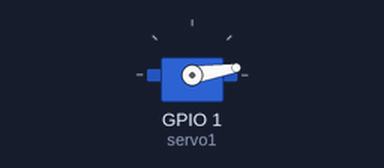
A sketch run on a simulated Seeed XIAO ESP32-S3. Parts: servo.

Above: at 5.05 s.
At 5.85 s:
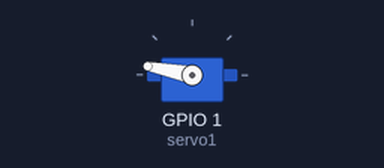
At 6.2 s:
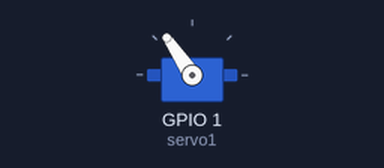
At 6.7 s:
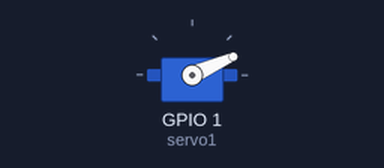
Timing chart, 0 to 9.2 s (numbered marks = the images above):
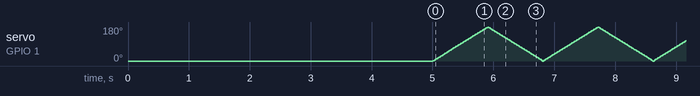

The sketch:

servo_test.ino
```cpp
#include <ESP32Servo.h>
// 180 degree positional Servo Motors

Servo servo1;  // create Servo object to control a servo

int pos = 0;    // variable to store the servo position

void setup() {
  servo1.attach(1);  // attaches the servo on pin GPIO1/A0/D0 of the XIAO ESP32-S3
  servo1.write(pos);
  delay(5000);

}

void loop() {
  // Test slowly increasing pulse widths to see where it stops responding
  for (int pos = 0; pos <= 180; pos += 1) {
    servo1.write(pos);
    delay(5);
  }

  for (int pos = 180; pos >= 0; pos -= 1) {
    servo1.write(pos);
    delay(5);
  }
}
```
